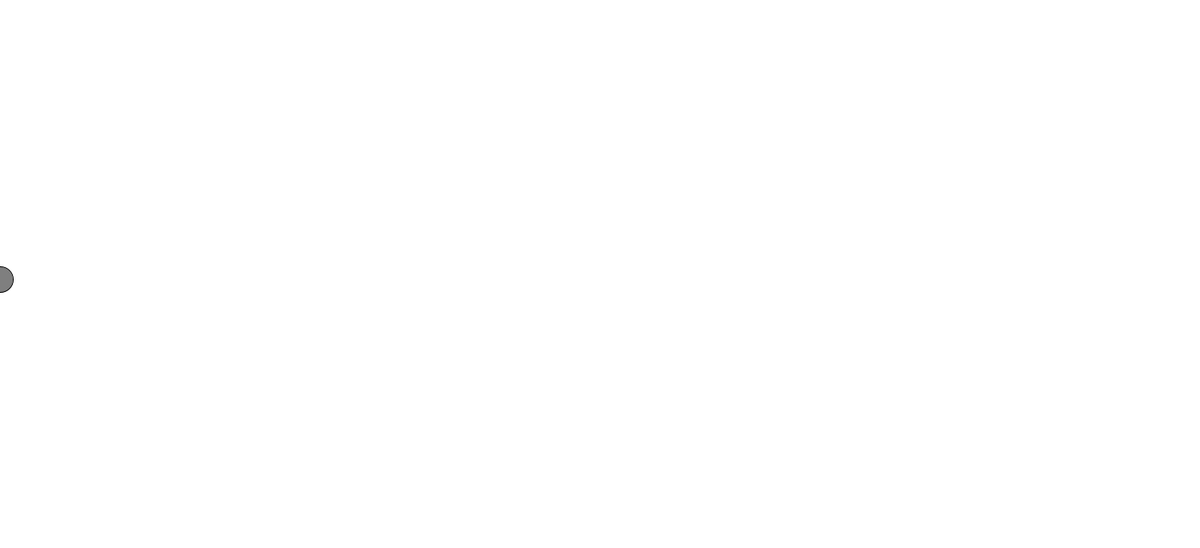
Frame 1 (no input)
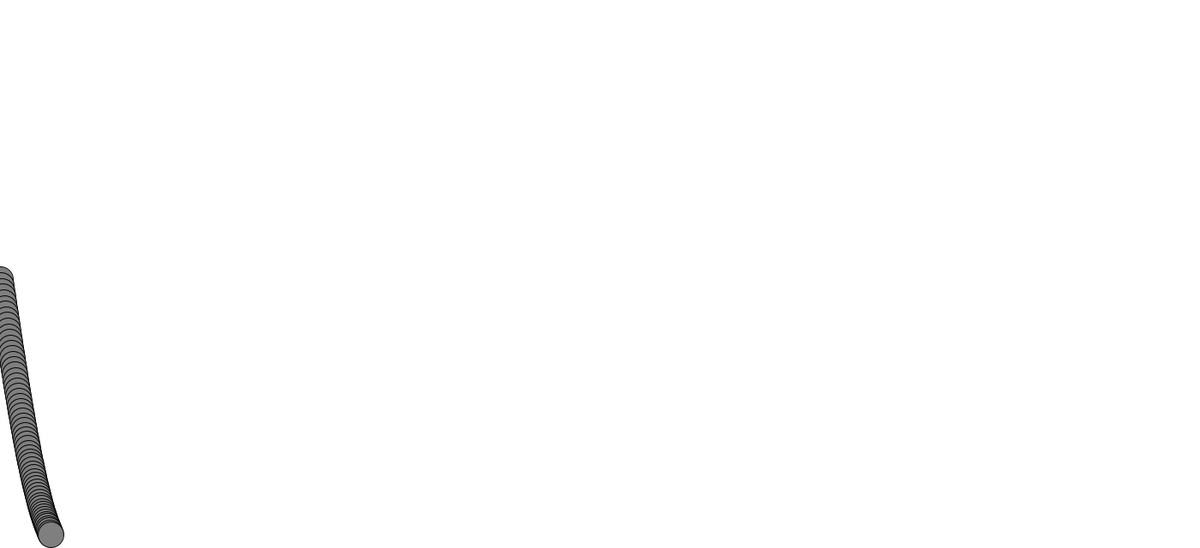
Frame 60 (the mouse pressed at the canvas centre just before this capture)
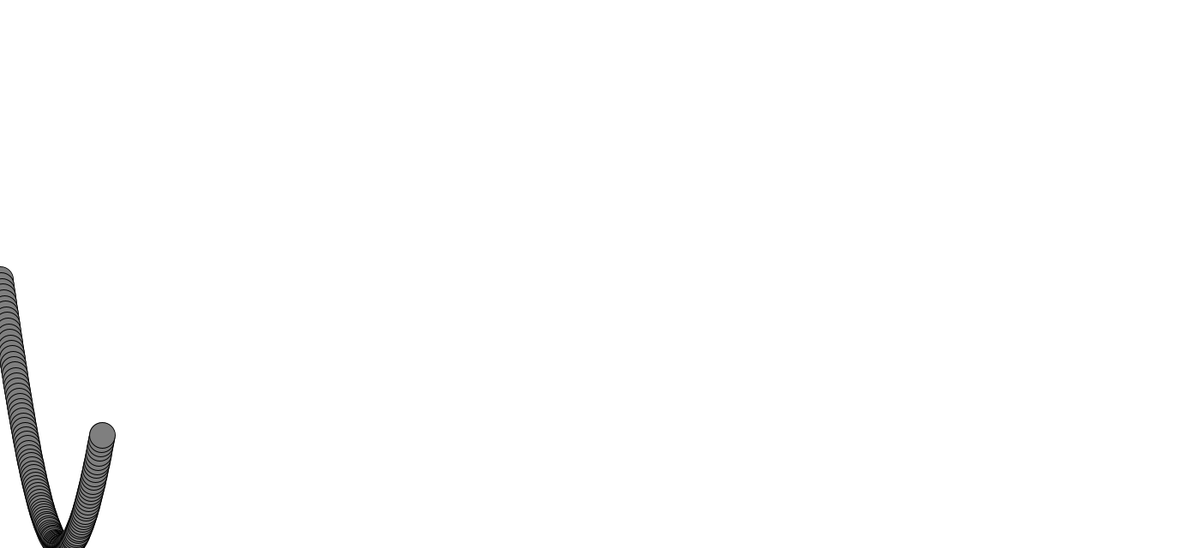
Frame 120 (the mouse held since frame 60 and released just before this capture)

The Processing sketch that drew these frames (run headless with seeded random() and noise(); from frame 60 on, the mouse is pressed at the canvas centre):

// Processing sketch: SimpleHarmonicMotion
// ── SimpleHarmonicMotion.pde
float amplitude = 320;
float period = 300;
float x = -700;

void setup() {
  size(1400,640);
   background(255);
} 

void draw() {
 
  translate(width/2, height/2);
  
  
  float y = amplitude* sin((frameCount/period)*TWO_PI);
  fill(127);
  stroke(0);
  //line(0,0,x,y);
  ellipse(x,y,30,30);
  x += 1;
  
} 
